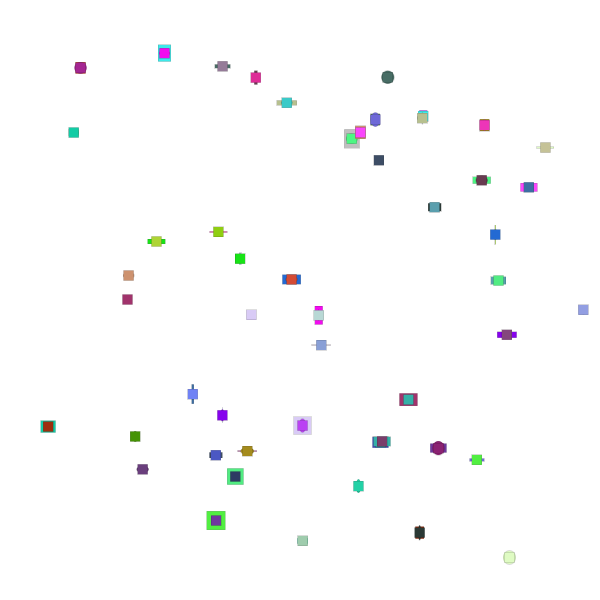
Frame 1 (no input)
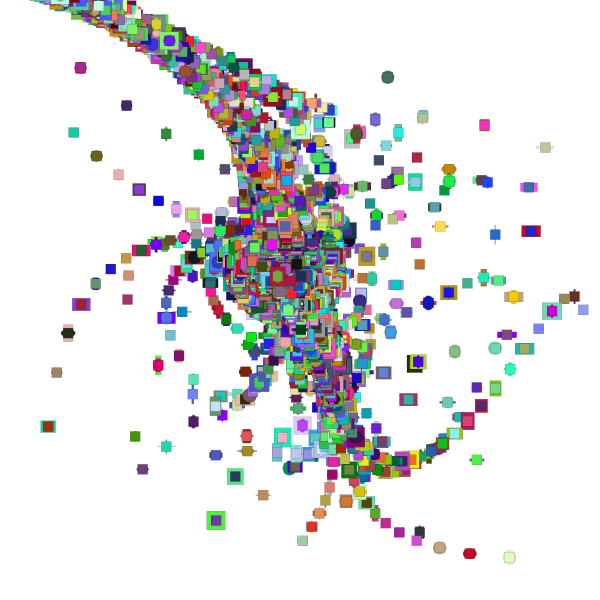
Frame 60 (the mouse pressed at the canvas centre just before this capture)
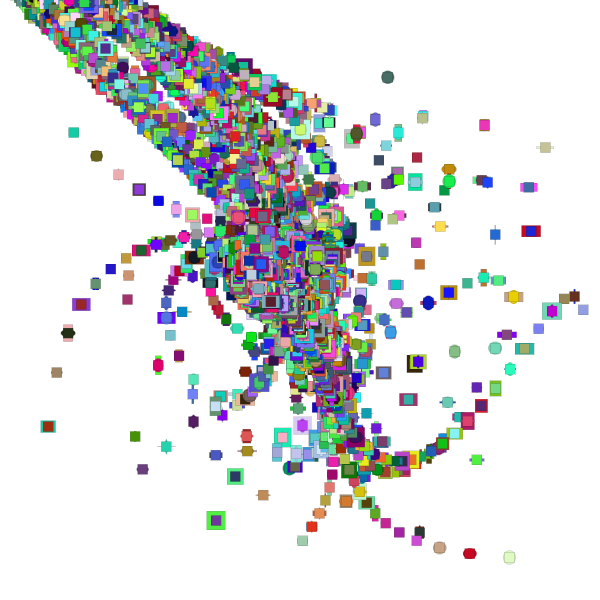
Frame 120 (the mouse held since frame 60 and released just before this capture)

The Processing sketch that drew these frames (run headless with seeded random() and noise(); from frame 60 on, the mouse is pressed at the canvas centre):

// Processing sketch: processing_62923
// ── processing_62923.pde

/***
* Este sketch pertenece a los materiales del taller
* Sistemas Generativos: Cómo adiestrar a la computadora para que haga arte en lugar de uno
* Dictado por Leonardo Solaas en el Centro Cultural de España en Buenos Aires en mayo de 2010
*
* Este código se distribuye bajo licencia GNU/GPL v3: http://www.gnu.org/licenses/gpl.txt
***/

//cantidad de agentes autónomos
int cant = 50;

// darle a cada agente una variación individual?
boolean variar = true;

Bola bolas[];


void setup(){
  size(600, 600);
  background(255);
  fill(0,64);
  stroke(0, 32);
  smooth();
  
  //crear todos los agentes y almacenarlos en un array
  bolas = new Bola[cant];
  for(int n=0; n<cant; n++){
    bolas[n] = new Bola();
  }
}

void draw(){
  //si no estamos dibujando las trayectorias, limpiar la pantalla
  
  
  //recorrer la lista de agentes y moverlos. el primero sigue al mouse, los demás siguen al anterior en la lista
  for(int n=0; n<cant; n++){
    float x, y;
    if(n == 0){
       x = bolas[n].x + (mouseX - bolas[n].x) / 10;
       y = bolas[n].y + (mouseY - bolas[n].y) / 10;
    }else{
      x = bolas[n].x + (bolas[n-1].x - bolas[n].x) / 5;
      y = bolas[n].y + (bolas[n-1].y - bolas[n].y) / 5;
    }
    bolas[n].paso(x, y);
  }
}

//definición de la clase Bola
class Bola{
  float x, y; //posición actual
  float ax, ay; //posición anterior
  float rx, ry; //variación individual de la posición
  
  Bola(){
    // determinar valores iniciales de las variables
    ax = x = random (width);
    ay = y = random (height);
    rx = variar ? random(-3, 3) : 0;
    ry = variar ? random(-3, 3) : 0;
  }
  
  void paso(float inputX, float inputY){
    //modificar posición
    x = inputX + rx;
    y = inputY + ry;
    
    //trazar trayectoria o mostrar posición con un círculo
   
      rectMode (CENTER);
      rect (x,y,random (20),random (20));
      fill (int (random (255)),int (random (255)),int (random (255)));
      ellipse(x, y,random (15), random (15));
      
      rect (x,y, 10,10);
    
    
    //almacenar posición actual para el próximo paso
    ax = x;
    ay = y;
  }
}
